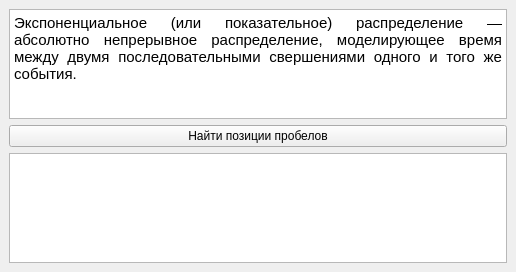
<?xml version="1.0" encoding="UTF-8"?>
<ui version="4.0">
 <class>MainWindow</class>
 <widget class="QMainWindow" name="MainWindow">
  <property name="geometry">
   <rect>
    <x>0</x>
    <y>0</y>
    <width>516</width>
    <height>272</height>
   </rect>
  </property>
  <property name="windowTitle">
   <string>Лабораторная работа №7</string>
  </property>
  <widget class="QWidget" name="centralwidget">
   <layout class="QVBoxLayout" name="verticalLayout">
    <item>
     <widget class="QTextEdit" name="text">
      <property name="html">
       <string>&lt;!DOCTYPE HTML PUBLIC &quot;-//W3C//DTD HTML 4.0//EN&quot; &quot;http://www.w3.org/TR/REC-html40/strict.dtd&quot;&gt;
&lt;html&gt;&lt;head&gt;&lt;meta name=&quot;qrichtext&quot; content=&quot;1&quot; /&gt;&lt;style type=&quot;text/css&quot;&gt;
p, li { white-space: pre-wrap; }
&lt;/style&gt;&lt;/head&gt;&lt;body style=&quot; font-family:'Ubuntu'; font-size:11pt; font-weight:400; font-style:normal;&quot;&gt;
&lt;p align=&quot;justify&quot; style=&quot; margin-top:0px; margin-bottom:0px; margin-left:0px; margin-right:0px; -qt-block-indent:0; text-indent:0px;&quot;&gt;Экспоненциальное (или показательное) распределение — абсолютно непрерывное распределение, моделирующее время между двумя последовательными свершениями одного и того же события.&lt;/p&gt;&lt;/body&gt;&lt;/html&gt;</string>
      </property>
     </widget>
    </item>
    <item>
     <widget class="QPushButton" name="btn_go">
      <property name="text">
       <string>Найти позиции пробелов</string>
      </property>
     </widget>
    </item>
    <item>
     <widget class="QTextEdit" name="res">
      <property name="readOnly">
       <bool>true</bool>
      </property>
     </widget>
    </item>
   </layout>
  </widget>
 </widget>
 <resources/>
 <connections/>
</ui>
